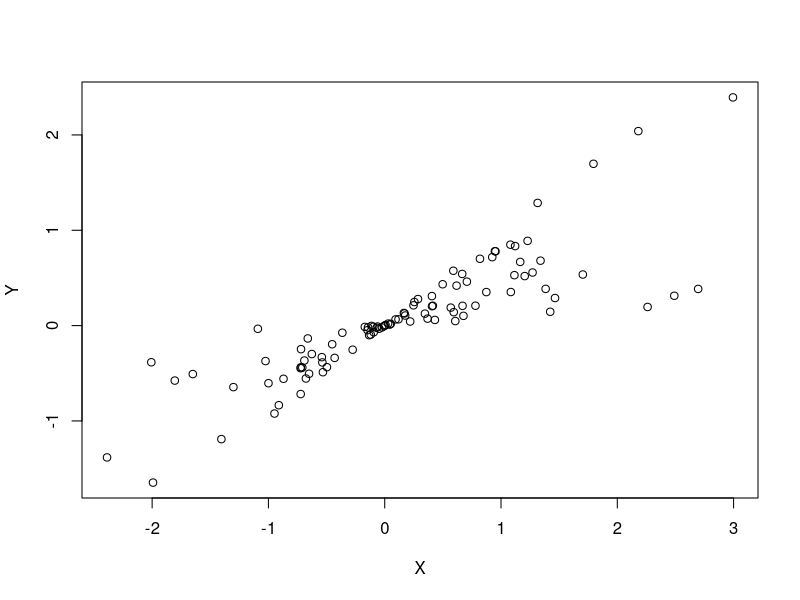

Generate this figure with R:
## ---- chunk 1
X = rnorm(100)
B = runif(100)
Y = X * B
## ---- chunk 2
cor(X, Y)
## ---- chunk 3
plot(X, Y)
